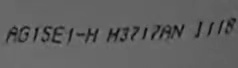
#> input picture number/code.jpg, 238 x 68 px
$ python '二值化.py'
#> lines starting #> are read from the running program, lines starting #| are printed output that depends on the picture; after the words box and inside, x2 and y2 are one past the last pixel; in counts of white or black regions, pixels touching at a corner belong together
from PIL import Image
import cv2

a = 90
img = cv2.imread('code.jpg')
#> img is the input picture: shape (68, 238, 3); min 11, max 128, mean 96.9
gray = cv2.cvtColor(img, cv2.COLOR_BGR2GRAY)
ret, thresh = cv2.threshold(gray, a, 255, cv2.THRESH_BINARY)
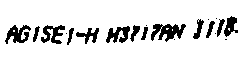
#> thresh: shape (68, 238); 88.4% white; 20 black regions (7 under 20 px), largest, box (x1, y1, x2, y2) and area: (151, 24, 186, 42) 356, (5, 25, 31, 44) 261, (41, 25, 65, 44) 238
#> ret = 90

cv2.imwrite('valuecode.jpg',thresh)
